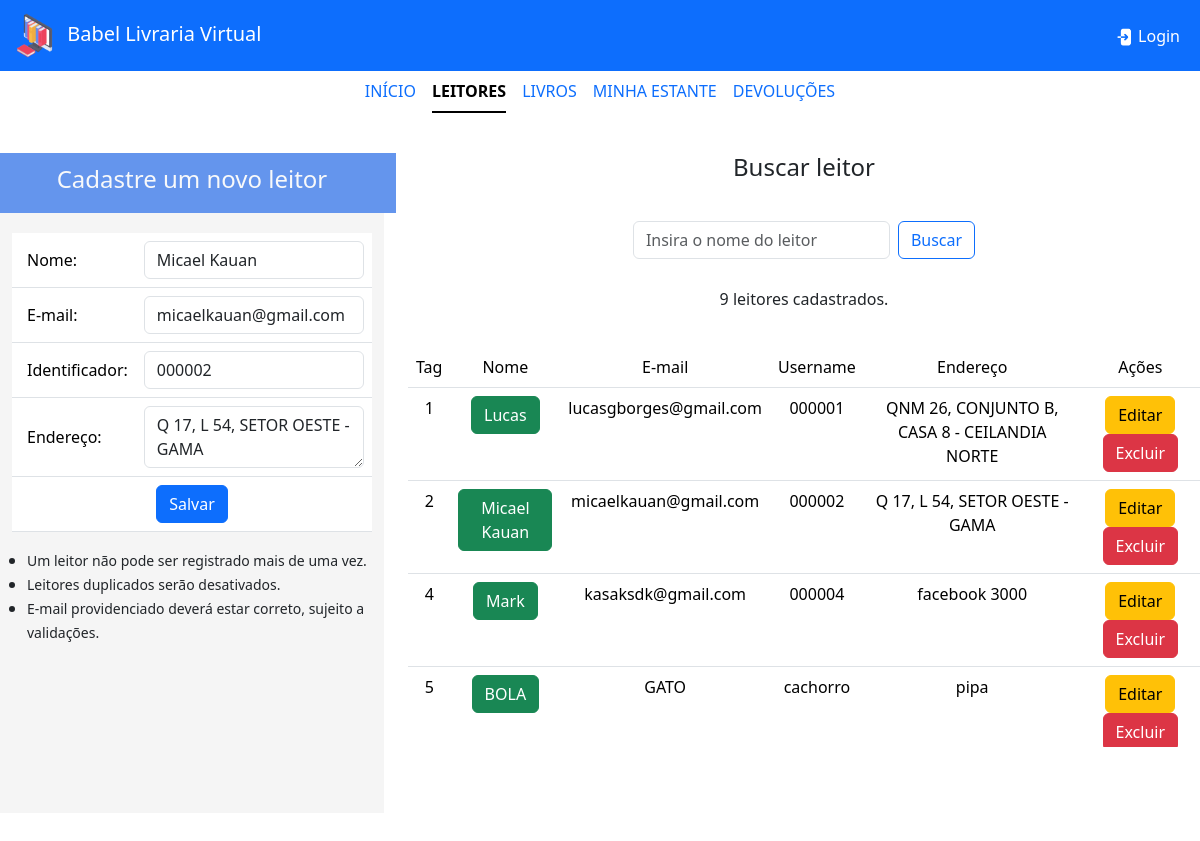
The page /leitores/editar/2/ on the database its author committed.
### bliv_app/models.py (models this page shows, shortened)
class leitor(models.Model):
    reference_Id=models.CharField(max_length=200)
    nome_leitor=models.CharField(max_length=200)
    email_leitor=models.TextField(max_length=200)
    endereco_leitor=models.TextField()
    senha = models.CharField(max_length=16, default='12345678')
    active=models.BooleanField(default=True)

### bliv_app/views.py (the view)
# urls.py: path('leitores/editar/<int:id>/', views.editar_leitor, name='editar_leitor'),
def editar_leitor(request, id):
    leitor_item = get_object_or_404(leitor, id=id)
    return render(request, "leitores.html",
                  context={"current_tab": "leitores", "leitores": leitor.objects.all(), "editar_leitor": leitor_item}
                  )

### bliv_app/templates/leitores.html (shortened to what this page needs)
<!DOCTYPE html>
{% extends "index.html" %}
{% load static %}
{% block main_content %}
<div class="container-flex text-center justify-content-center align-items-center" style="padding-top:20px; margin-top:10px; vertical-align:middle;">
    <div class="row justify-content-center align-middle" style="margin-top:10px; height:60px;">
        <div class="col-md-4 text-light d-flex justify-content-center align-items-center" style="background-color:#6495ED;">
            <h4 style="">Cadastre um novo leitor</h4>
        </div>
        <div class="col-md-8">
            <h4>Buscar leitor</h4>
        </div>
    </div>
    <div class="row">
        <div class="col-md-4">
            <div class="container" style="overflow-y:auto; height:600px; background:#F5F5F5;">
                <form class="dflex" action="/leitores/add" method="POST">
                    <table class="table" style="margin-top:20px;">
                        <tr>
                            <td style="text-align:left; vertical-align:middle; padding-left: 15px;">Nome: </td>
                            <td><input type="text" class="form-control" name="nome" value="{{editar_leitor.nome_leitor}}"></input></td>
                        </tr>
                        <tr>
                            <td style="text-align:left; vertical-align:middle; padding-left: 15px;">E-mail: </td>
                            <td><input type="text" class="form-control" name="email" value="{{editar_leitor.email_leitor}}"></input></td>
                        </tr>
                        <tr>
                            <td style="text-align:left; vertical-align:middle; padding-left: 15px;">Identificador: </td>
                            <td><input type="text" class="form-control" name="ref_Id" value="{{editar_leitor.reference_Id}}"></input></td>
                        </tr>
                        <tr>
                            <td style="text-align:left; vertical-align:middle; padding-left: 15px;">Endereço: </td>
                            <td><textarea class="form-control" name="endereco">{{editar_leitor.endereco_leitor}}</textarea></td>
                        </tr>
                        <tr>
                            <td colspan="2">
                                <button class="btn btn-primary" type="submit">Salvar</button>
                            </td>
                        </tr>
                    </table>
                </form>
                <ul style="text-align: left; vertical-align:middle; padding-left: 15px;">
                    <li><small>Um leitor não pode ser registrado mais de uma vez.</small></li>
                    <li><small>Leitores duplicados serão desativados.</small></li>
                    <li><small>E-mail providenciado deverá estar correto, sujeito a validações.</small></li>
                </ul>
            </div>
        </div>
        <div class="col-md-8">
            <div class="row">
                <nav class="navbar bg-body-light">
                    <div class="container-fluid justify-content-center align-items-center">
                        <form class="d-flex" role="search" action="/leitores" method="POST">
                            <input class="form-control me-2" type="search" placeholder="Insira o nome do leitor" aria-label="Search" name="query" value="{{query}}">
                            <button class="btn btn-outline-primary" type="submit">Buscar</button>
                        </form>
                    </div>
                </nav>
            </div>
            <div class="row" style="margin-top:20px;">
                <p>{{leitores|length}} leitores cadastrados.</p>
            </div>
            <div class="row" style="margin-top:20px;">
                <div class="container" style="overflow-y: auto; height:400px;">
                    <table class="table table-hover">
                        <thead>
                            <tr>
                                <td>Tag</td>
                                <td>Nome</td>
                                <td>E-mail</td>
                                <td>Username</td>
                                <td>Endereço</td>
                                <td>Ações</td>
                            </tr>
                        </thead>
                        <tbody>
                            {% for leitor in leitores %}
                                <tr>
                                    <td>{{leitor.id}}</td>
                                    <td>
                                        {% if leitor.active %}
                                            <span class="btn btn-success">{{leitor.nome_leitor}}</span>
                                        {% else %}
                                            <span class="btn btn-secondary">{{leitor.nome_leitor}}</span>
                                        {% endif %}
                                    </td>
                                    <td>{{leitor.email_leitor}}</td>
                                    <td>{{leitor.reference_Id}}</td>
                                    <td>{{leitor.endereco_leitor}}</td>
                                    <td>
                                        <a href="{% url 'editar_leitor' leitor.id %}" class="btn btn-warning">Editar</a>
                                        <a href="{% url 'excluir_leitor' leitor.id %}" class="btn btn-danger" onclick="return confirm('Tem certeza que deseja excluir?');">Excluir</a>
                                    </td>
                                </tr>
                            {% endfor %}
                        </tbody>
                    </table>
                </div>
            </div>
        </div>
    </div>
</div>
{% endblock %}

### rows shown on the page
leitor: nome "Micael Kauan", email "micaelkauan@gmail.com", ref_Id "000002", endereco "Q 17, L 54, SETOR OESTE - GAMA", id "2", nome_leitor "Micael Kauan", email_leitor "micaelkauan@gmail.com", reference_Id "000002", endereco_leitor "Q 17, L 54, SETOR OESTE - GAMA"
leitor: id "1", nome_leitor "Lucas", email_leitor "lucasgborges@gmail.com", reference_Id "000001", endereco_leitor "QNM 26, CONJUNTO B, CASA 8 - CEILANDIA NORTE"
leitor: id "4", nome_leitor "Mark", email_leitor "kasaksdk@gmail.com", reference_Id "000004", endereco_leitor "facebook 3000"
leitor: id "5", nome_leitor "BOLA", email_leitor "GATO", reference_Id "cachorro", endereco_leitor "pipa"

### other values the page prints
{{ leitores|length }} "9"
